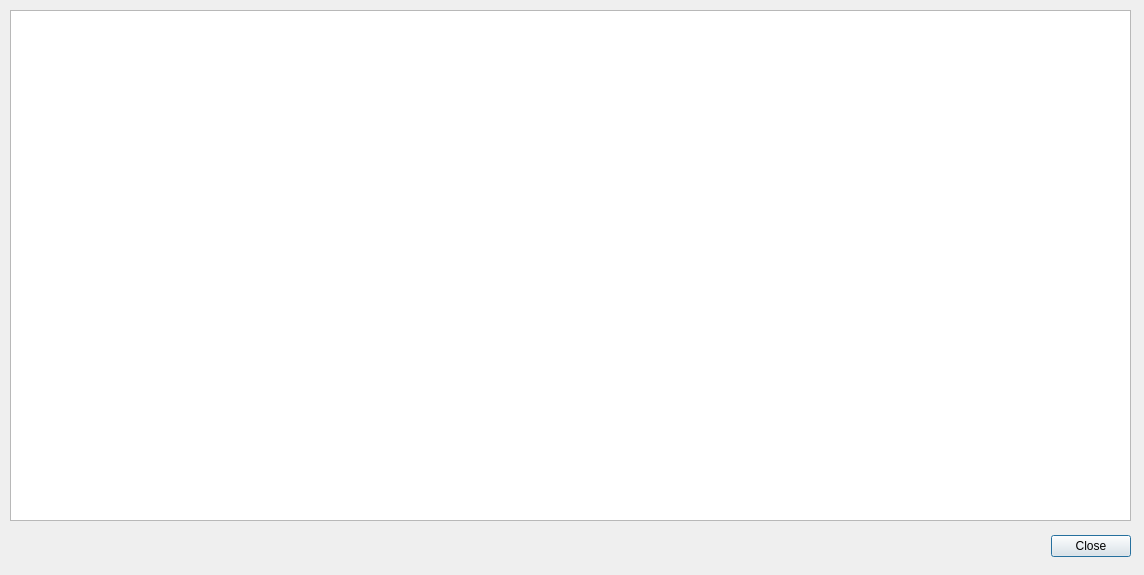
<?xml version="1.0" encoding="UTF-8"?>
<ui version="4.0">
 <class>Dialog</class>
 <widget class="QDialog" name="Dialog">
  <property name="geometry">
   <rect>
    <x>0</x>
    <y>0</y>
    <width>1144</width>
    <height>575</height>
   </rect>
  </property>
  <property name="windowTitle">
   <string>Dialog</string>
  </property>
  <widget class="QDialogButtonBox" name="buttonBox">
   <property name="geometry">
    <rect>
     <x>1050</x>
     <y>530</y>
     <width>81</width>
     <height>32</height>
    </rect>
   </property>
   <property name="orientation">
    <enum>Qt::Horizontal</enum>
   </property>
   <property name="standardButtons">
    <set>QDialogButtonBox::Close</set>
   </property>
  </widget>
  <widget class="QPlainTextEdit" name="plainTextEdit">
   <property name="geometry">
    <rect>
     <x>10</x>
     <y>10</y>
     <width>1121</width>
     <height>511</height>
    </rect>
   </property>
   <property name="readOnly">
    <bool>true</bool>
   </property>
  </widget>
 </widget>
 <resources/>
 <connections>
  <connection>
   <sender>buttonBox</sender>
   <signal>accepted()</signal>
   <receiver>Dialog</receiver>
   <slot>accept()</slot>
   <hints>
    <hint type="sourcelabel">
     <x>248</x>
     <y>254</y>
    </hint>
    <hint type="destinationlabel">
     <x>157</x>
     <y>274</y>
    </hint>
   </hints>
  </connection>
  <connection>
   <sender>buttonBox</sender>
   <signal>rejected()</signal>
   <receiver>Dialog</receiver>
   <slot>reject()</slot>
   <hints>
    <hint type="sourcelabel">
     <x>316</x>
     <y>260</y>
    </hint>
    <hint type="destinationlabel">
     <x>286</x>
     <y>274</y>
    </hint>
   </hints>
  </connection>
 </connections>
</ui>
